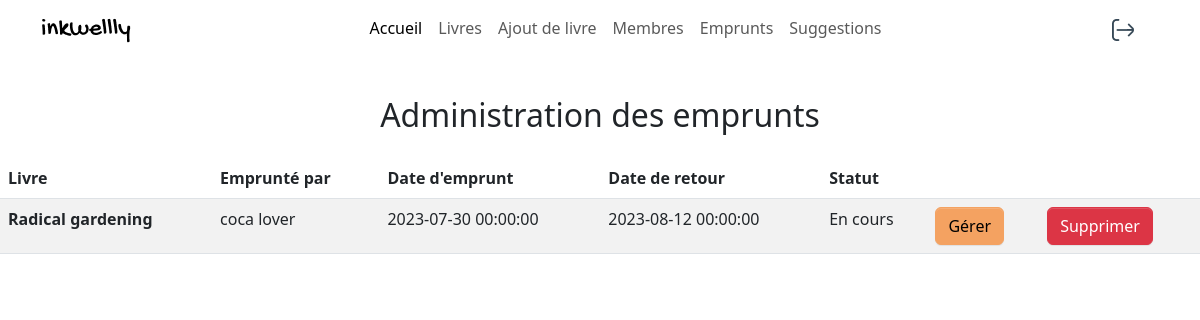
The page /index.php?action=admin_loans (signed in) on the database as committed earlier.
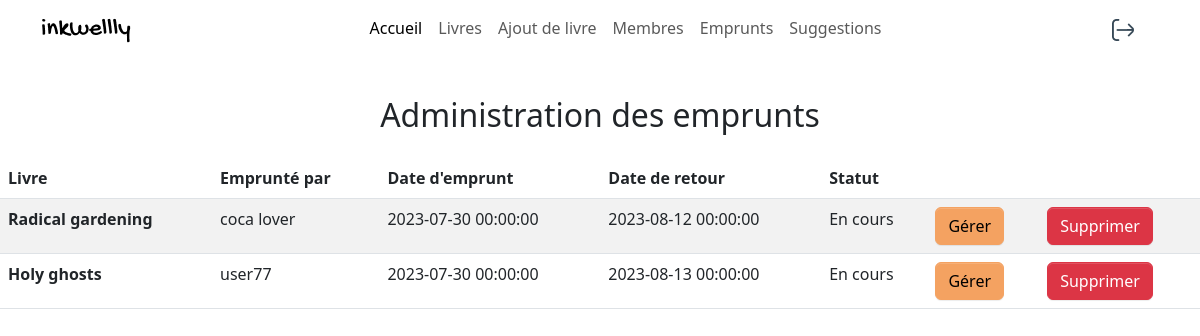
The same page on the database as committed later.
### tables this page shows
CREATE TABLE `loan` (
  `id` int(11) NOT NULL,
  `loan_date` datetime NOT NULL,
  `return_date` datetime NOT NULL,
  `loan_status` varchar(128) NOT NULL,
  `user_id` int(11) NOT NULL,
  `book_id` int(11) NOT NULL
);

CREATE TABLE `book` (
  `id` int(11) NOT NULL,
  `title` varchar(128) NOT NULL,
  `author` varchar(128) NOT NULL,
  `synopsis` text NOT NULL,
  `availability` varchar(50) NOT NULL,
  `cover_image` varchar(255) NOT NULL
);

CREATE TABLE `user` (
  `id` int(11) NOT NULL,
  `fullname` varchar(128) NOT NULL,
  `password` varchar(256) NOT NULL,
  `email` varchar(128) NOT NULL,
  `status` varchar(32) NOT NULL
);

### src/controllers/admin_loans.php (called while the page is built, shortened)
<?php
require_once('src/lib/database.php');
require_once('src/model/loan.php');
function adminLoanManagement()
{
    $loanRepository = new LoanRepository(new DatabaseConnection());
    $loans = $loanRepository->getLoans();
    require('templates/admin_loans.php');
}

### src/model/loan.php (called while the page is built, shortened)
<?php
require_once('src/lib/database.php');
class LoanRepository
{
    private DatabaseConnection $connection;
    public function __construct(DatabaseConnection $connection)
    {
        $this->connection = $connection;
    }
    public function getLoans(): array
    {
        $query = "SELECT loan.id, loan.loan_date, loan.return_date, loan.loan_status, book.title AS book_title, user.fullname AS user_name
              FROM loan
              INNER JOIN book ON loan.book_id = book.id
              INNER JOIN user ON loan.user_id = user.id";
        $statement = $this->connection->getConnection()->prepare($query);
        $statement->execute();
        $loans = $statement->fetchAll(PDO::FETCH_ASSOC);
        return $loans;
    }
}

### src/lib/database.php (called while the page is built)
<?php
class DatabaseConnection
{
    public ?PDO $database = null;
    public function getConnection(): PDO
    {
        if ($this->database === null) {
            $this->database = new PDO('mysql:host=localhost;dbname=library_website;charset=utf8', 'root', 'root');
        }
        return $this->database;
    }
}

### templates/admin_loans.php (the view, shortened to what this page needs)
<section class="my-5">
    <h2 class="pb-3 text-center">Administration des emprunts</h2>
    <table class="table table-striped">
        <thead>
            <tr>
                <th scope="col">Livre</th>
                <th scope="col">Emprunté par</th>
                <th scope="col">Date d'emprunt</th>
                <th scope="col">Date de retour</th>
                <th scope="col">Statut</th>
                <th scope="col"></th>
                <th scope="col"></th>
            </tr>
        </thead>
        <tbody>
            <?php foreach ($loans as $loan) { ?>
                <tr>
                    <th scope="row"><?= $loan['book_title'] ?></th>
                    <td><?= $loan['user_name'] ?></td>
                    <td><?= $loan['loan_date'] ?></td>
                    <td><?= $loan['return_date'] ?></td>
                    <td><?= $loan['loan_status'] ?></td>
                    <td>
                        <button type="button" class="btn btn-primary" data-bs-toggle="modal" data-bs-target="#exampleModal<?= $loan['id'] ?>">
                            Gérer
                        </button>
                    </td>
                    <td>
                        <a class="btn btn-danger" href="index.php?action=delete_loan&loan_id=<?= $loan['id'] ?>" role="button" onclick="return confirm('Êtes-vous sûr de vouloir supprimer cet emprunt ?')">Supprimer</a>
                    </td>
                </tr>
            <?php } ?>
        </tbody>
    </table>
</section>
<?php require('layout_admin.php'); ?>

Rows that differ between the two databases and show on the page:
added loan: book.title "Holy ghosts", user.fullname "user77", loan_date "2023-07-30 00:00:00", return_date "2023-08-13 00:00:00", loan_status "En cours"
